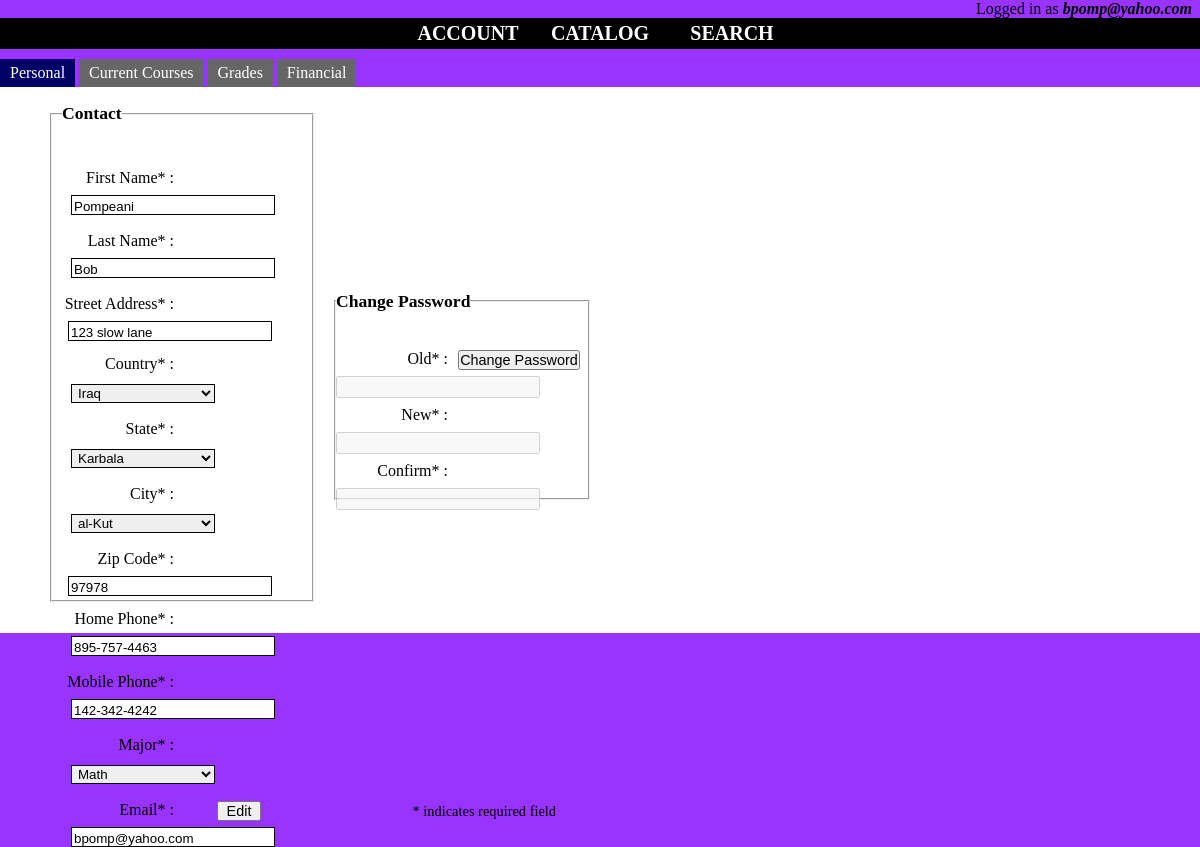
The page /php/account.php?username=bpomp@yahoo.com on the database its author committed.
### tables this page shows
CREATE TABLE `users` (
  `user_first_name` varchar(30) NOT NULL,
  `user_last_name` varchar(30) NOT NULL,
  `user_email` varchar(30) NOT NULL,
  `user_password` varchar(61) NOT NULL,
  `user_country` varchar(40) NOT NULL,
  `user_state` varchar(40) NOT NULL,
  `user_city` varchar(40) NOT NULL,
  `user_major` varchar(30) NOT NULL,
  `user_address` varchar(50) NOT NULL,
  `user_home_phone` varchar(15) NOT NULL,
  `user_mobile_phone` varchar(15) DEFAULT NULL,
  `user_postal_code` int(5) NOT NULL,
  `user_balance` decimal(10,2) NOT NULL DEFAULT '0.00',
  `user_year_started` int(4) NOT NULL,
  PRIMARY KEY (`user_email`),
  KEY `country` (`user_country`),
  KEY `state` (`user_state`),
  KEY `city` (`user_city`),
  KEY `major` (`user_major`),
  CONSTRAINT `users_ibfk_1` FOREIGN KEY (`user_country`) REFERENCES `countries` (`country_name`) ON DELETE CASCADE ON UPDATE CASCADE,
  CONSTRAINT `users_ibfk_2` FOREIGN KEY (`user_state`) REFERENCES `states` (`state_name`) ON DELETE CASCADE ON UPDATE CASCADE,
  CONSTRAINT `users_ibfk_3` FOREIGN KEY (`user_city`) REFERENCES `cities` (`city_name`) ON DELETE CASCADE ON UPDATE CASCADE,
  CONSTRAINT `users_ibfk_4` FOREIGN KEY (`user_major`) REFERENCES `majors` (`major`) ON DELETE CASCADE ON UPDATE CASCADE
);

### php/account.php (the view, shortened to what this page needs)
<!DOCTYPE html>
<?php
    require_once("config.php");
    if (isset($_GET['username'])) {
        $username = $_GET['username'];
    } else {
       $username = $_SESSION['username'];
    }
    if (!empty($username)) {
      $sql = "SELECT user_first_name,
                     user_last_name,
                     user_country,
                     user_state,
                     user_city,
                     user_major,
                     user_address,
                     user_home_phone,
                     user_mobile_phone,
                     user_postal_code,
                     user_balance
              FROM   users
              WHERE  user_email = ?";
       $stmt = $conn->prepare($sql);
       $stmt->bind_param('s', $username);
       if ($stmt->execute()) {
           $stmt->bind_result($firstName,
                              $lastName,
                              $country,
                              $state,
                              $city,
                              $major,
                              $address,
                              $homePhone,
                              $mobilePhone,
                              $postalCode,
                              $balance);
       }
    }
?>
<html lang="en">
  <head>
    <link rel="stylesheet" href="../css/accountstyles.css"/>
  </head>
    <body>
      <div id="loggedincontainer">
           <label id="loggedinlabel"> Logged in as <span id="fontusername"><?php echo $username ?></span></label>
      </div>
      <?php include("../php/navigation.php");?>
      <ul class="tabs">
         <li><a href="#tab-personal">Personal</a></li>
         <li><a href="#tab-courses">Current Courses</a></li>
         <li><a href="#tab-grades">Grades</a></li>
         <li><a href="#tab-financial">Financial</a></li>
      </ul>
      <div id="tab-personal" class="tabsjump">
             <div id="contactcontainer" >
             <form id="contactform" >
                <fieldset id="contactfieldset">
                   <legend>Contact</legend>
                    <div id="errorcontainer" class="error"></div>
                    <label class="contactlabel">First Name* :</label><input type="text" id="firstname" class="contactinput" value="<?php echo $firstName?>" readonly>
                    <label class="contactlabel">Last Name* :</label><input type="text" id="lastname" class="contactinput" value="<?php echo $lastName?>" readonly>
                    <label class="contactlabel">Street Address* :</label><input type="text" id="streetaddress" value="<?php echo $address?>" readonly>
                     <label class="contactlabel">Country* :</label> <select id="countrydropdown" class="contactinput">
                        <?php
                            $result = $conn->query("SELECT * FROM countries");
                               if ($result) {
                                  while ($row = $result->fetch_assoc()) {
                                        $selected = ($country == $row["country_name"]) ? " selected" : "";
                                        echo "<option value=", $row["country_id"], $selected,  ">", $row["country_name"], "</option>";
                                  }
                               }
                        ?>
                     </select>
                     <label class="contactlabel">State* :</label> <select id="statedropdown" class="contactinput">
                        <?php
                          $stmt = $conn->prepare("SELECT country_id FROM countries WHERE country_name = ?");
                          $stmt->bind_param('s', $country);
                          if ($stmt->execute()) {
                             $stmt->bind_result($countryID);
                          }
                          $stmt = $conn->prepare("SELECT state_id, state_name FROM states WHERE country_id = ?");
                          $stmt->bind_param('i', $countryID);
                          if($stmt->execute()) {
                              $stmt->bind_result($stateID, $stateName);
                              while ($stmt->fetch())   {
                                    $selected = ($state == $stateName) ? " selected" : "";
                                    echo "<option value=", $stateID,  $selected,  ">",  $stateName,  "</option>";
                              }
                          }
                          ?>
                     </select>
                     <label class="contactlabel">City* :</label> <select id="citydropdown" class="contactinput">
                        <?php
                            $stmt = $conn->prepare("SELECT city_name, city_id FROM cities WHERE state_id = ?");
                            $stmt->bind_param('i', $stateID);
                            if ($stmt->execute()) {
                               $stmt->bind_result($cityName, $cityID);
                               while ($stmt->fetch()) {
                                  $selected = ($city == $cityName) ? " selected" : "";
                                  echo "<option value=", $cityID, $selected, ">", $cityName, "</option>";
                               }
                            }
                          ?>
                     </select>
                    <label class="contactlabel">Zip Code* :</label><input type="text" id="zipcode" value="<?php echo $postalCode?>" readonly>
                    <label class="contactlabel">Home Phone* :</label><input type="text" id="homephone" class="contactinput" value="<?php echo $homePhone?>" readonly>
                    <label class="contactlabel">Mobile Phone* :</label><input type="text" id="mobilephone" class="contactinput" value="<?php echo $mobilePhone?>" readonly>
                    <label class="contactlabel">Major* : </label> <select id="majordropdown" class="contactinput">
                        <?php
                          $result = $conn->query("SELECT DISTINCT user_major FROM users");
                          if($result) {
                              while ($row = $result->fetch_assoc())   {
                                    $selected = ($major == $row['user_major']) ? " selected" : "";
                                    echo "<option value=", $row["user_major"], $selected, ">", $row["user_major"], "</option>";
                              }
                          }
                          ?>
                    </select>
                    <label class="contactlabel">Email* :</label><input type="text" id="email" class="contactinput" value="<?php echo $username?>" readonly>
                    <div id="editbuttoncontainer">
                        <button type="button" id="editbutton">Edit</button>
                    </div>
                </fieldset>
              </form>
             </div>
             <div id="passwordcontainer">
                <form id="passwordform">
                     <fieldset id="passwordfieldset">
                        <legend>Change Password</legend>
                           <div id="passwordmessage" class="error"></div>
                           <label class="contactlabel">Old* :</label><input type="password" id="oldpassword"  disabled>
                           <label class="contactlabel">New* :</label><input type="password" id="newpassword"  disabled>
                           <label class="contactlabel">Confirm* :</label><input type="password" id="confirmpassword" disabled>
                           <div id="passwordbuttoncontainer">
                                <button type="button" id="changepasswordbutton">Change Password</button>
                           </div>
                     </fieldset>
                </form>
                <div id="allfieldsrequirednotation">* indicates required field</div>
           </div>
      </div>
    </body>
</html>

### css/accountstyles.css (style rules this page uses)
* { padding:0; margin:0 }
body { background-color: #9933ff; }
.tabs li { list-style: none; display: inline; }
.tabs a { padding: 5px 10px; display: inline-block; background: #666; color: #fff; text-decoration: none; }
.tabs a.active { background: #000066; }
.tabsjump { width: 100%; height: 540px; padding-top: 6px; background-color: white; }
#tab-personal label { float: left; clear: both; width: 110px; padding-top: 6px; }
#tab-personal input { float: left; padding-top: 3px; margin-top: 6px; width: 200px; }
.contactinput { padding-left: 2px; margin: 9px; border: 1px solid black; width: 60%; pointer-events: none; }
#streetaddress { padding-left: 2px; margin: 6px; border: 1px solid black; width: 60%; pointer-events: none; }
#zipcode { padding-left: 2px; margin: 6px; border: 1px solid black; width: 60%; pointer-events: none; }
#editbutton { font-size: 0.9em; width: 18%; margin-top: 8px; }
#editbuttoncontainer { width: 100%; height: 6%; text-align: center; }
legend { font-weight: bold; font-size: 110%; }
#contactcontainer { display: inline-block; width: 25%; height: 100%; }
#contactfieldset { width: 80%; height: 88%; padding: 10px; }
#loggedincontainer { height: 20%; text-align: right; }
#loggedinlabel { padding-right: 8px; }
#fontusername { font-weight: bold; font-style: italic; }
.contactlabel { width: 40%; margin-left: 6px; text-align: right; margin: 2px; }
.error { color: red; font-size: 1.2em; }
#errorcontainer { width: 100%; height: 5%; text-align: center; margin-bottom: 4px; }
#passwordmessage { width: 100%; height: 14%; text-align: center; margin-top: 4px; }
#contactform { margin-left: 40px; width: 100%; height: 100%; padding: 10px; }
#allfieldsrequirednotation { width: 100%; margin-top: -28px; font-size: 0.9em; text-align: right; }
#passwordform { height: 100%; width: 100%; margin-left: 30px; }
#passwordfieldset { height: 38%; width: 100%; }
#passwordcontainer { display: inline-block; height: 100%; width: 21%; }
#changepasswordbutton { font-size: 0.9em; margin-top: 8px; }
#passwordbuttoncontainer { height: 100%; width: 100%; text-align: center; }

### rows shown on the page
users: user_first_name "Pompeani", user_last_name "Bob", user_address "123 slow lane", user_postal_code "97978", user_home_phone "895-757-4463", user_mobile_phone "142-342-4242"

### other values the page prints
$username "bpomp@yahoo.com"
form field value "Iraq"
form field value "Karbala"
form field value "al-Kut"
form field value "Math"
